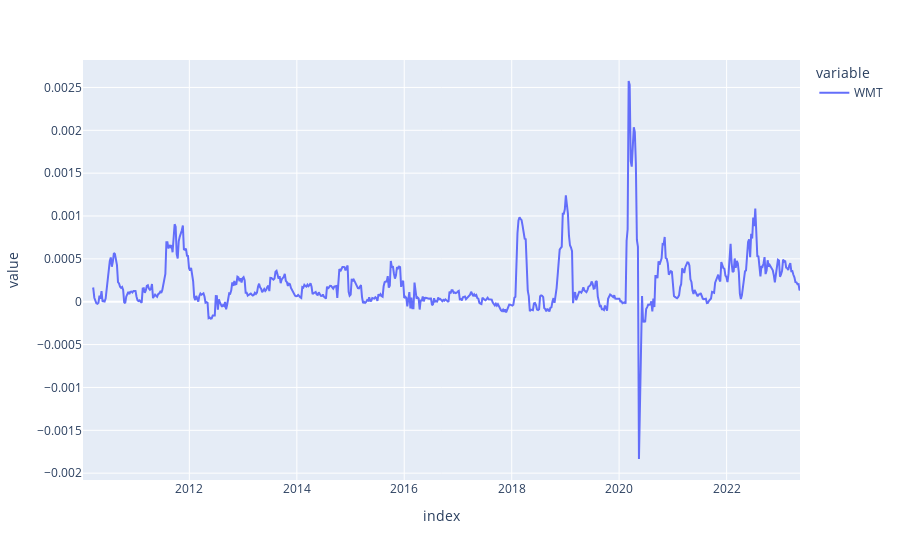

Write notebook code for a chart like this one.
### Markdown cell above
$$ \hat{\beta}_{t}^{\lambda}  = \frac{Cov_{\lambda}(X_{t}, Y_{t})}{V_{\lambda}(X_{t})} $$
$$ Systematic Risk = \hat{\beta}_{t}^{\lambda} \sqrt{V_{\lambda}(X_{t})} \cdot \sqrt{h} $$

### Code cell
px.line(ret[["SPY", "WMT"]].rolling(10).cov().unstack()["SPY"]["WMT"])

### Figure 1 — Plotly figure (JSON) as saved in the notebook; plotly's stock layout.template omitted (floating-point values rounded to 4 significant figures; data arrays with more than 128 entries replaced by an {"elided": "..."} marker saying what was removed)
{"data": [{"hovertemplate": "variable=WMT<br>index=%{x}<br>value=%{y}<extra></extra>", "legendgroup": "WMT", "line": {"color": "#636efa", "dash": "solid"}, "marker": {"symbol": "circle"}, "mode": "lines", "name": "WMT", "orientation": "v", "showlegend": true, "type": "scatter", "x": {"elided": "698 str values"}, "xaxis": "x", "y": {"elided": "698 float values"}, "yaxis": "y"}], "layout": {"legend": {"title": {"text": "variable"}, "tracegroupgap": 0}, "margin": {"t": 60}, "xaxis": {"anchor": "y", "domain": [0, 1], "title": {"text": "index"}}, "yaxis": {"anchor": "x", "domain": [0, 1], "title": {"text": "value"}}}}
